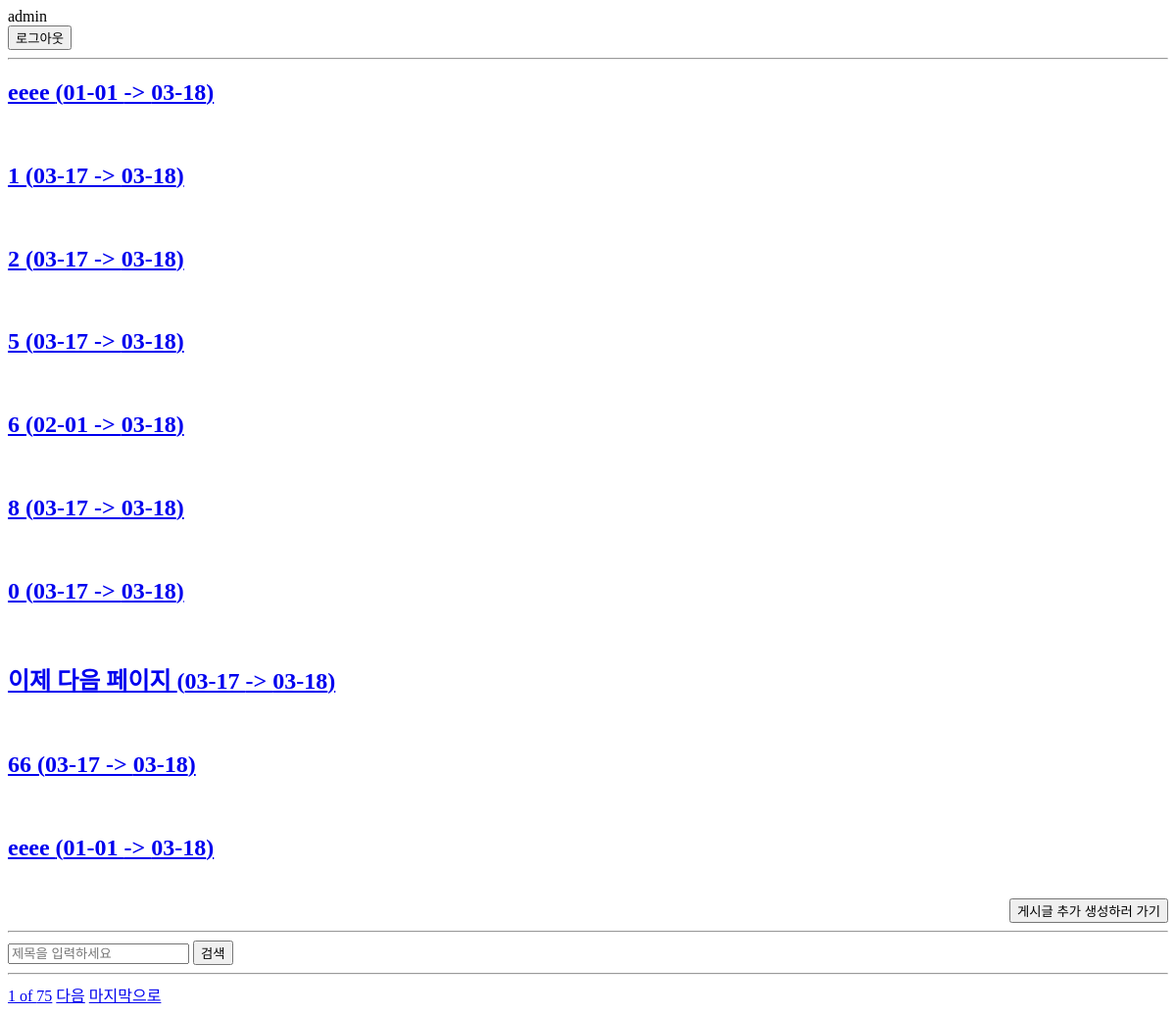
The app's page /todo/ (signed in), older data.
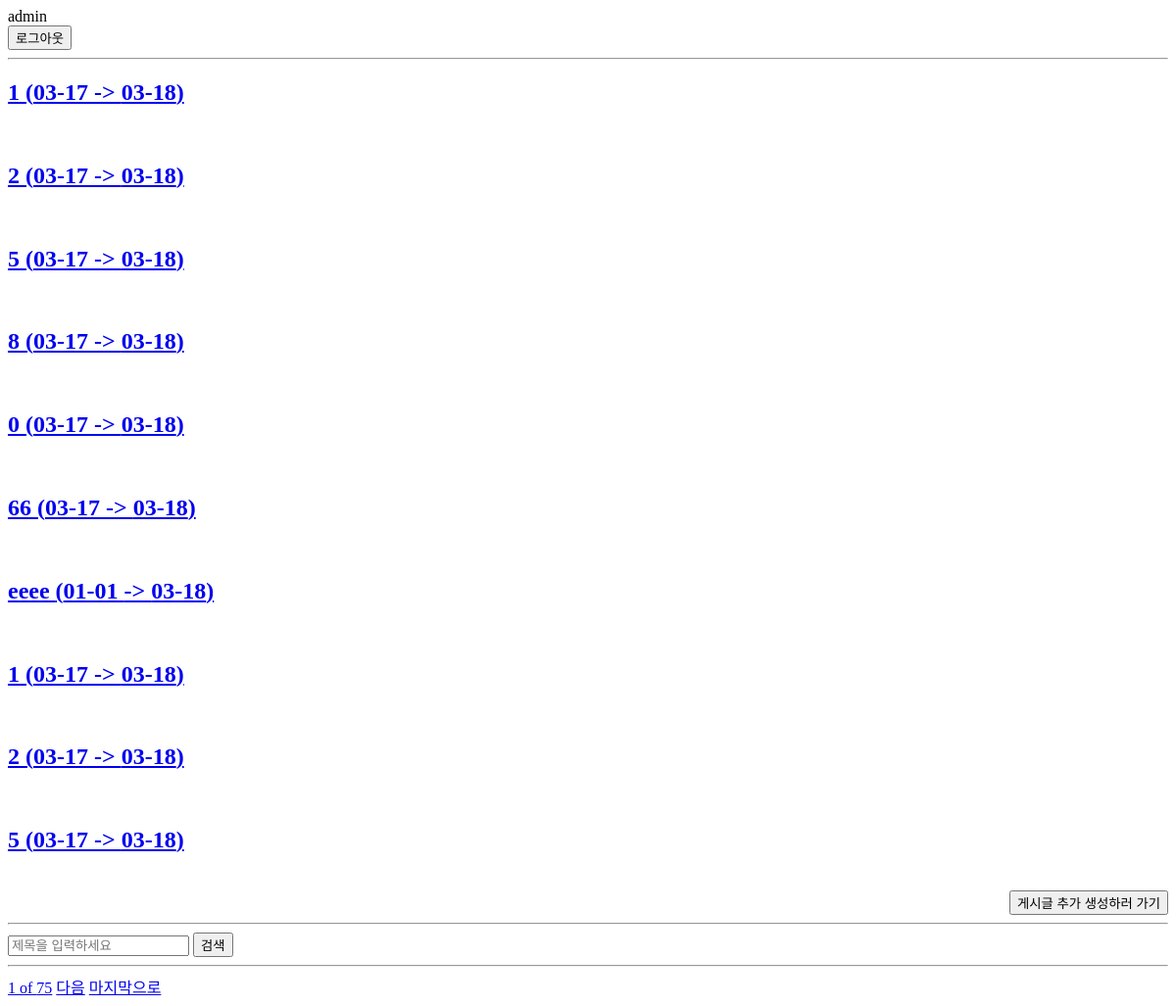
The same page, newer data.
### todo/models.py (models this page shows, shortened)
class Todo(models.Model):
    author = models.ForeignKey(User,on_delete=models.CASCADE)
    title = models.CharField(max_length=200)
    description = models.TextField()
    start_date = models.DateField(default=datetime.now)
    end_date = models.DateField(default=datetime.now)
    is_completed = models.BooleanField(default=False)
    create_at = models.DateTimeField(auto_now_add=True)
    modified_at = models.DateTimeField(auto_now=True)
    class Meta:
        verbose_name = "할일"
        verbose_name_plural = "할일 목록"

### todo/views.py (the view)
# urls.py: path('',views.todo_list,name='todo_list'),
@login_required(login_url=settings.LOGIN_URL)
def todo_list(request):
    todos = Todo.objects.all()
    user_todo = todos.filter(author=request.user).order_by('end_date')
    if not user_todo:
        return render(request,'todo_list.html',{'todos':None,'msg':'아직 게시글이 없습니다'})
    q = request.GET.get('q')
    if q:
        user_todo = user_todo.filter(title__icontains=q)
    paginator = Paginator(user_todo,10)
    page = request.GET.get('page',1)
    page_obj = paginator.get_page(page)
    context = {'todos': user_todo,'page_obj':page_obj}
    return render(request,'todo_list.html',context)

### templates/todo_list.html (shortened to what this page needs)
{% extends 'base.html' %}
{% block content %}
    {% if not todos %}
        <h2>{{ msg }}</h2>
        <form method="POST" action="{% url 'todo_create' %}">
            {% csrf_token %}
            <button>게시글 생성하러 가기</button>
        </form>
    {% else %}
        {% for todo in page_obj %}
            <h2><a href="{% url 'todo_detail' todo.pk %}">{{ todo.title }} ({{ todo.start_date | date:"m-d"}} -> {{ todo.end_date | date:"m-d"}})</a></h2><br>
        {% endfor %}
        <form style="text-align: right" method="POST" action="{% url 'todo_create' %}">
            <button>게시글 추가 생성하러 가기</button>
        </form>
    {% endif %}
    <hr>
    <div>
        <form method="GET">
            <input name="q" type="text" value="{% if request.GET.q %}{{ request.GET.q }}{% endif %}" placeholder="제목을 입력하세요">
            <button>검색</button>
        </form>
    </div>
    <hr>
    <div>
    <a href="?page={{ page_obj.number }}&q={% if request.GET.q %}{{ request.GET.q }}{% endif %}">{{ page_obj.number }} of {{ page_obj.paginator.num_pages }}</a>
    {% if page_obj.has_next %}
        <a href="?page={{ page_obj.next_page_number }}&q={% if request.GET.q %}{{ request.GET.q }}{% endif %}">다음</a>
        <a href="?page={{ page_obj.paginator.num_pages }}&q={% if request.GET.q %}{{ request.GET.q }}{% endif %}">마지막으로</a>
    {% endif %}
    </div>
{% endblock %}

Row changes from the older to the newer data that the page shows:
removed Todo: title "eeee", start_date "01-01", end_date "03-18"
removed Todo: title "6", start_date "02-01", end_date "03-18"
removed Todo: title "이제 다음 페이지", start_date "03-17", end_date "03-18"
now on this page (row unchanged): Todo: title "1", start_date "03-17", end_date "03-18"
now on this page (row unchanged): Todo: title "2", start_date "03-17", end_date "03-18"
now on this page (row unchanged): Todo: title "5", start_date "03-17", end_date "03-18"
